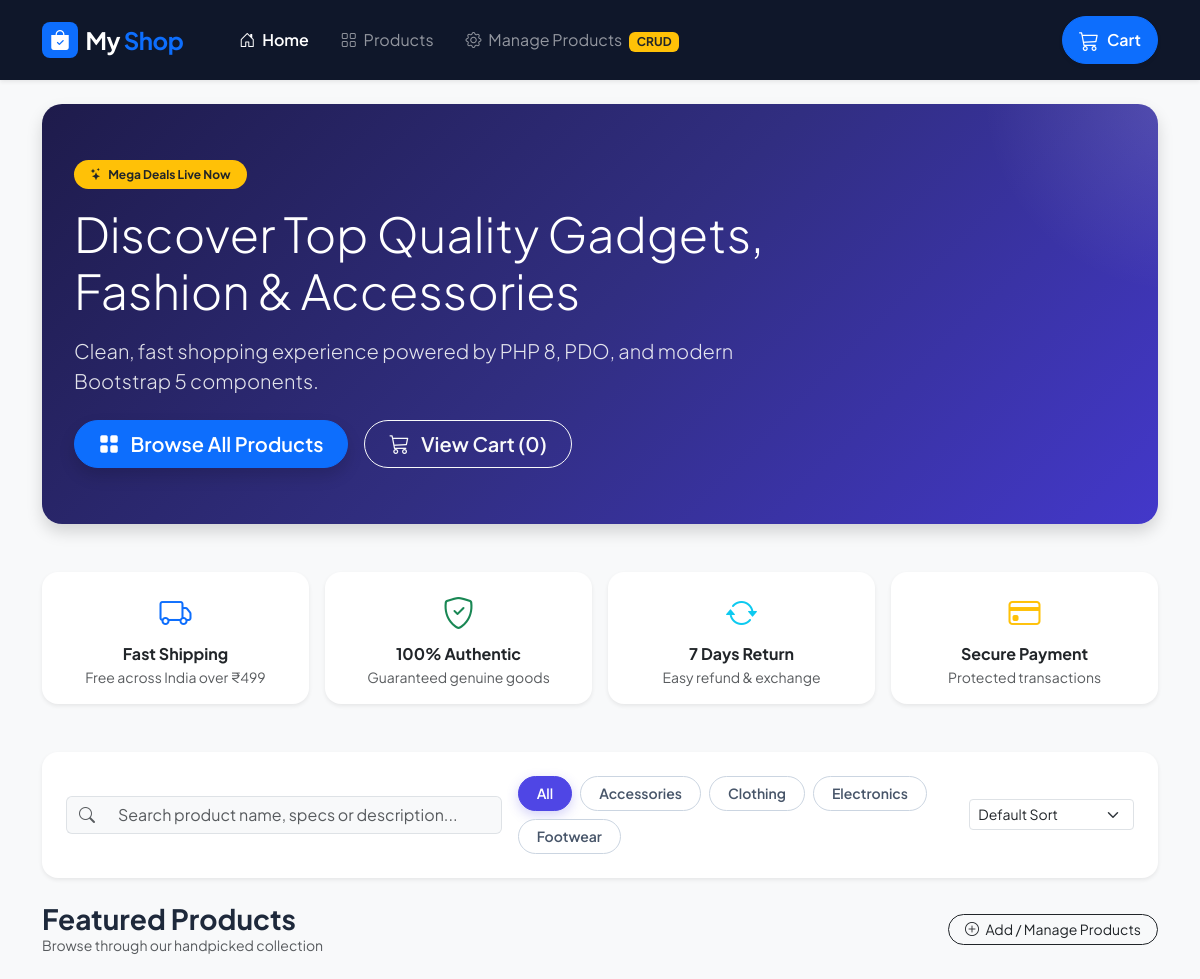
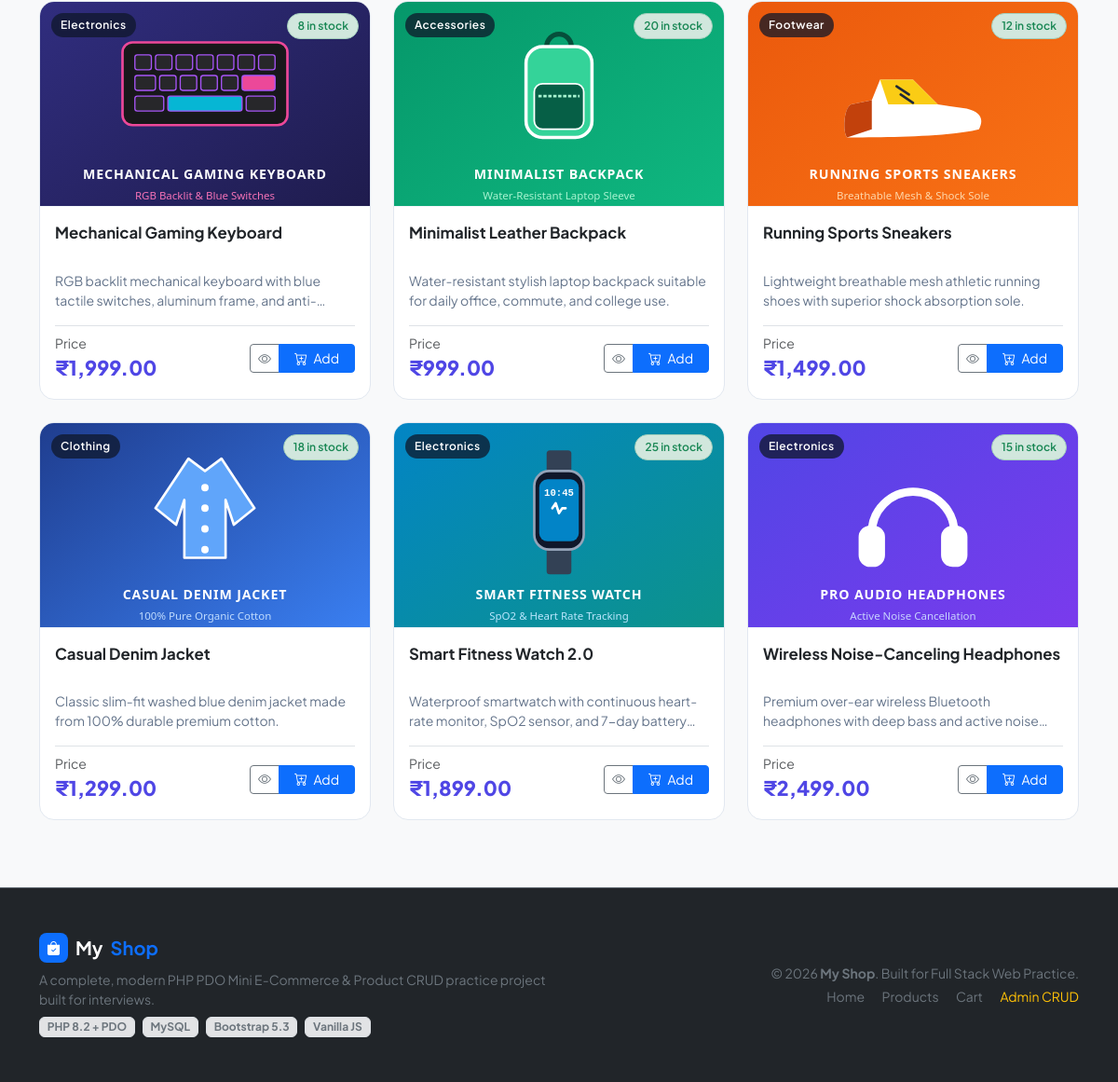
The page / on the database its author committed (2 pictures, top to bottom).
### tables this page shows
CREATE TABLE `products` (
  `id` INT AUTO_INCREMENT PRIMARY KEY,
  `name` VARCHAR(255) NOT NULL,
  `category` VARCHAR(100) NOT NULL,
  `price` DECIMAL(10, 2) NOT NULL,
  `stock` INT NOT NULL DEFAULT 10,
  `description` TEXT NOT NULL,
  `image` VARCHAR(255) DEFAULT NULL,
  `created_at` TIMESTAMP DEFAULT CURRENT_TIMESTAMP
);

### config/db.php (called while the page is built, shortened)
<?php
function formatPrice($amount) {
    return '₹' . number_format((float)$amount, 2);
}
function getCartCount() {
    if (!isset($_SESSION['cart']) || !is_array($_SESSION['cart'])) {
        return 0;
    }
    $totalCount = 0;
    return $totalCount;
}

### index.php (the view, shortened to what this page needs)
<?php
require_once __DIR__ . '/includes/header.php';
try {
    $stmt = $pdo->query("SELECT * FROM products ORDER BY id DESC");
    $products = $stmt->fetchAll();
    $catStmt = $pdo->query("SELECT DISTINCT category FROM products ORDER BY category ASC");
    $categories = $catStmt->fetchAll(PDO::FETCH_COLUMN);
} catch (PDOException $e) {
    die("Error fetching products: " . htmlspecialchars($e->getMessage()));
}
?>
<div class="container my-4">
    <div class="hero-banner mb-5 shadow">
        <div class="row align-items-center">
            <div class="col-lg-8">
                <span class="badge bg-warning text-dark px-3 py-2 rounded-pill fw-bold mb-3">
                    <i class="bi bi-stars me-1"></i> Mega Deals Live Now
                </span>
                <h1 class="display-5 fw-extrabold text-white mb-3">
                    Discover Top Quality Gadgets, Fashion &amp; Accessories
                </h1>
                <p class="lead text-light mb-4" style="opacity: 0.9;">
                    Clean, fast shopping experience powered by PHP 8, PDO, and modern Bootstrap 5 components.
                </p>
                <div class="d-flex flex-wrap gap-3">
                    <a href="products.php" class="btn btn-primary btn-lg px-4 rounded-pill fw-semibold shadow">
                        <i class="bi bi-grid-fill me-2"></i> Browse All Products
                    </a>
                    <a href="cart.php" class="btn btn-outline-light btn-lg px-4 rounded-pill fw-semibold">
                        <i class="bi bi-cart3 me-2"></i> View Cart (<?php echo getCartCount(); ?>)
                    </a>
                </div>
            </div>
        </div>
    </div>
    <div class="row g-3 mb-5 text-center">
        <div class="col-6 col-md-3">
            <div class="card border-0 shadow-sm p-3 h-100 rounded-4">
                <i class="bi bi-truck fs-2 text-primary mb-2"></i>
                <h6 class="fw-bold mb-1">Fast Shipping</h6>
                <small class="text-muted">Free across India over ₹499</small>
            </div>
        </div>
        <div class="col-6 col-md-3">
            <div class="card border-0 shadow-sm p-3 h-100 rounded-4">
                <i class="bi bi-shield-check fs-2 text-success mb-2"></i>
                <h6 class="fw-bold mb-1">100% Authentic</h6>
                <small class="text-muted">Guaranteed genuine goods</small>
            </div>
        </div>
        <div class="col-6 col-md-3">
            <div class="card border-0 shadow-sm p-3 h-100 rounded-4">
                <i class="bi bi-arrow-repeat fs-2 text-info mb-2"></i>
                <h6 class="fw-bold mb-1">7 Days Return</h6>
                <small class="text-muted">Easy refund &amp; exchange</small>
            </div>
        </div>
        <div class="col-6 col-md-3">
            <div class="card border-0 shadow-sm p-3 h-100 rounded-4">
                <i class="bi bi-credit-card fs-2 text-warning mb-2"></i>
                <h6 class="fw-bold mb-1">Secure Payment</h6>
                <small class="text-muted">Protected transactions</small>
            </div>
        </div>
    </div>
    <div class="card border-0 shadow-sm rounded-4 p-4 mb-4">
        <div class="row g-3 align-items-center">
            <div class="col-md-5">
                <div class="input-group">
                    <span class="input-group-text bg-light border-end-0">
                        <i class="bi bi-search text-muted"></i>
                    </span>
                    <input type="text" id="productSearchInput" class="form-control bg-light border-start-0" placeholder="Search product name, specs or description...">
                </div>
            </div>
            <div class="col-md-5">
                <div class="d-flex flex-wrap gap-2">
                    <span class="category-pill active" data-category="all">All</span>
                    <?php foreach ($categories as $cat): ?>
                        <span class="category-pill" data-category="<?php echo htmlspecialchars($cat); ?>">
                            <?php echo htmlspecialchars($cat); ?>
                        </span>
                    <?php endforeach; ?>
                </div>
            </div>
            <div class="col-md-2 text-md-end">
                <select id="productSortSelect" class="form-select form-select-sm">
                    <option value="default">Default Sort</option>
                </select>
            </div>
        </div>
    </div>
    <div class="d-flex justify-content-between align-items-center mb-4">
        <div>
            <h3 class="fw-bold mb-0">Featured Products</h3>
            <p class="text-muted small mb-0">Browse through our handpicked collection</p>
        </div>
        <a href="admin_products.php" class="btn btn-outline-dark btn-sm rounded-pill px-3">
            <i class="bi bi-plus-circle me-1"></i> Add / Manage Products
        </a>
    </div>
    <div class="row row-cols-1 row-cols-sm-2 row-cols-md-3 g-4" id="productGridContainer">
        <?php foreach ($products as $prod):
            $imageFile = !empty($prod['image']) && file_exists(__DIR__ . '/assets/uploads/' . $prod['image'])
                ? 'assets/uploads/' . htmlspecialchars($prod['image'])
                : 'assets/uploads/default_placeholder.svg';
            $isOutOfStock = ((int)$prod['stock'] <= 0);
        ?>
        <div class="col product-item-col"
             data-id="<?php echo $prod['id']; ?>"
             data-name="<?php echo htmlspecialchars($prod['name']); ?>"
             data-price="<?php echo $prod['price']; ?>"
             data-category="<?php echo htmlspecialchars($prod['category']); ?>"
             data-desc="<?php echo htmlspecialchars($prod['description']); ?>">
            <div class="product-card">
                <div class="product-img-wrapper">
                    <img src="<?php echo $imageFile; ?>" alt="<?php echo htmlspecialchars($prod['name']); ?>" loading="lazy">
                    <span class="product-category-badge"><?php echo htmlspecialchars($prod['category']); ?></span>
                    <?php if ($isOutOfStock): ?>
                        <span class="product-stock-badge bg-danger text-white">Out of Stock</span>
                    <?php else: ?>
                        <span class="product-stock-badge bg-success-subtle text-success border border-success-subtle">
                            <?php echo $prod['stock']; ?> in stock
                        </span>
                    <?php endif; ?>
                </div>
                <div class="p-3 d-flex flex-column flex-grow-1">
                    <h5 class="product-title" title="<?php echo htmlspecialchars($prod['name']); ?>">
                        <a href="product_detail.php?id=<?php echo $prod['id']; ?>" class="text-decoration-none text-dark">
                            <?php echo htmlspecialchars($prod['name']); ?>
                        </a>
                    </h5>
                    <p class="product-desc mb-3">
                        <?php echo htmlspecialchars($prod['description']); ?>
                    </p>
                    <div class="mt-auto pt-2 border-top d-flex align-items-center justify-content-between">
                        <div>
                            <span class="text-muted small d-block">Price</span>
                            <span class="product-price"><?php echo formatPrice($prod['price']); ?></span>
                        </div>
                        <div class="btn-group">
                            <button type="button" class="btn btn-outline-secondary btn-sm"
                                    data-bs-toggle="modal" data-bs-target="#quickViewModal"
                                    data-id="<?php echo $prod['id']; ?>"
                                    data-name="<?php echo htmlspecialchars($prod['name']); ?>"
                                    data-price="<?php echo formatPrice($prod['price']); ?>"
                                    data-category="<?php echo htmlspecialchars($prod['category']); ?>"
                                    data-desc="<?php echo htmlspecialchars($prod['description']); ?>"
                                    data-stock="<?php echo $prod['stock']; ?>"
                                    data-image="<?php echo $imageFile; ?>"
                                    title="Quick Preview">
                                <i class="bi bi-eye"></i>
                            </button>
                            <?php if (!$isOutOfStock): ?>
                            <button type="button" class="btn btn-primary btn-sm btn-add-to-cart px-3"
                                    data-id="<?php echo $prod['id']; ?>" title="Add to Cart">
                                <i class="bi bi-cart-plus me-1"></i> Add
                            </button>
                            <?php else: ?>
                            <button type="button" class="btn btn-secondary btn-sm px-3" disabled>
                                Sold Out
                            </button>
                            <?php endif; ?>
                        </div>
                    </div>
                </div>
            </div>
        </div>
        <?php endforeach; ?>
    </div>
</div>
<?php require_once __DIR__ . '/includes/footer.php'; ?>

### rows shown on the page
products: image (picture), category "Electronics", stock "8", name "Mechanical Gaming Keyboard", description "RGB backlit mechanical keyboard with blue tactile switches, aluminum frame,…", price "₹1,999.00"
products: image (picture), category "Accessories", stock "20", name "Minimalist Leather Backpack", description "Water-resistant stylish laptop backpack suitable for daily office, commute, and college use.", price "₹999.00"
products: image (picture), category "Footwear", stock "12", name "Running Sports Sneakers", description "Lightweight breathable mesh athletic running shoes with superior shock absorption sole.", price "₹1,499.00"
products: image (picture), category "Clothing", stock "18", name "Casual Denim Jacket", description "Classic slim-fit washed blue denim jacket made from 100% durable premium cotton.", price "₹1,299.00"
products: image (picture), category "Electronics", stock "25", name "Smart Fitness Watch 2.0", description "Waterproof smartwatch with continuous heart-rate monitor, SpO2 sensor, and 7-day…", price "₹1,899.00"
products: image (picture), category "Electronics", stock "15", name "Wireless Noise-Canceling Headphones", description "Premium over-ear wireless Bluetooth headphones with deep bass and active…", price "₹2,499.00"

### other values the page prints
getCartCount() "0"
$cat "Accessories"
$cat "Clothing"
$cat "Electronics"
$cat "Footwear"
